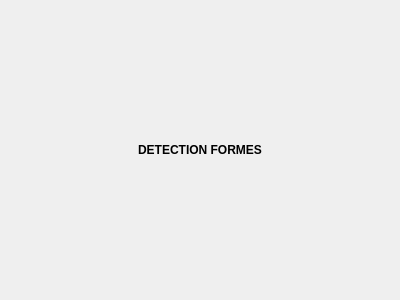
<?xml version="1.0" encoding="UTF-8"?>
<ui version="4.0">
 <class>DetectionForme</class>
 <widget class="QWidget" name="DetectionForme">
  <property name="geometry">
   <rect>
    <x>0</x>
    <y>0</y>
    <width>400</width>
    <height>300</height>
   </rect>
  </property>
  <property name="windowTitle">
   <string>Form</string>
  </property>
  <layout class="QHBoxLayout" name="horizontalLayout">
   <item>
    <widget class="QLabel" name="label">
     <property name="maximumSize">
      <size>
       <width>16777215</width>
       <height>40</height>
      </size>
     </property>
     <property name="font">
      <font>
       <weight>75</weight>
       <bold>true</bold>
      </font>
     </property>
     <property name="text">
      <string>DETECTION FORMES</string>
     </property>
     <property name="alignment">
      <set>Qt::AlignCenter</set>
     </property>
    </widget>
   </item>
  </layout>
 </widget>
 <resources/>
 <connections/>
</ui>
